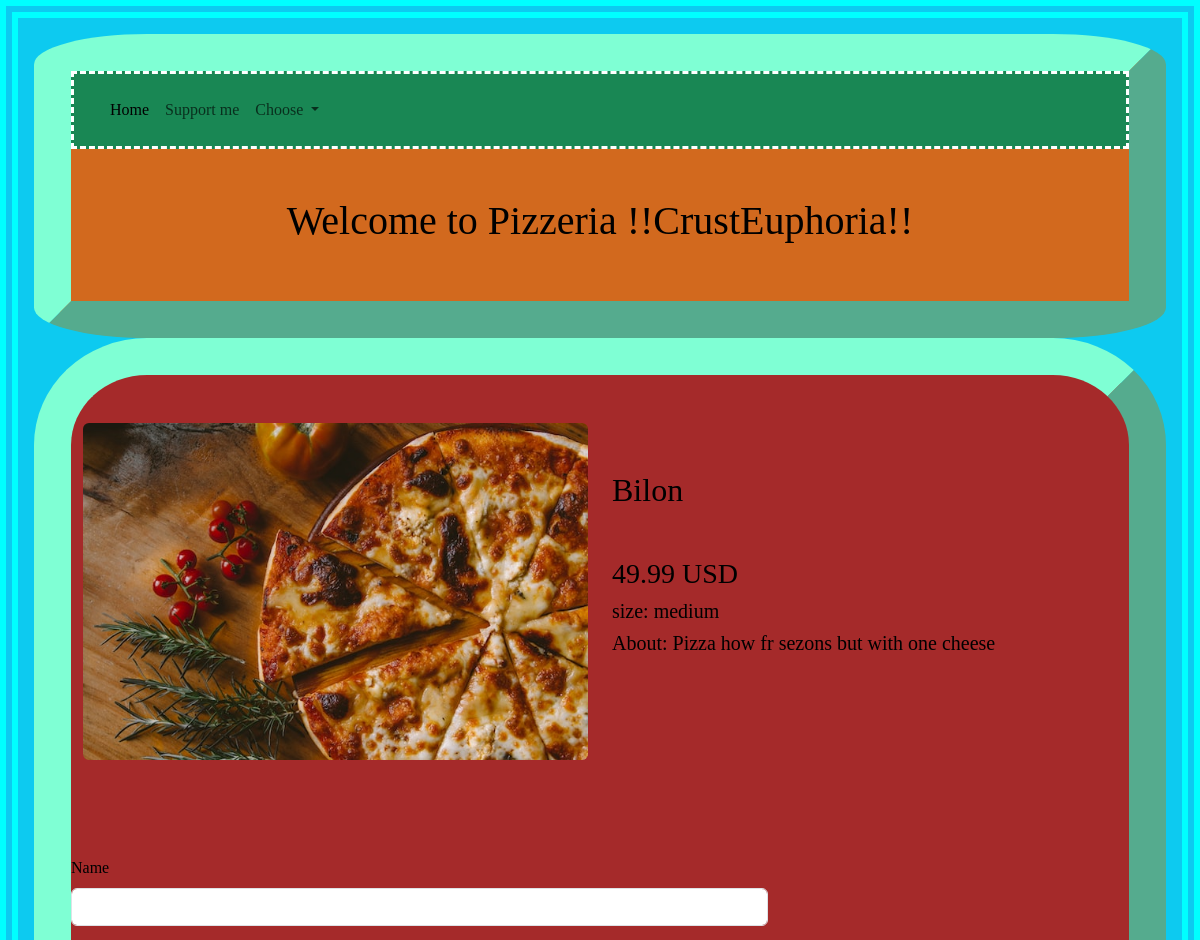
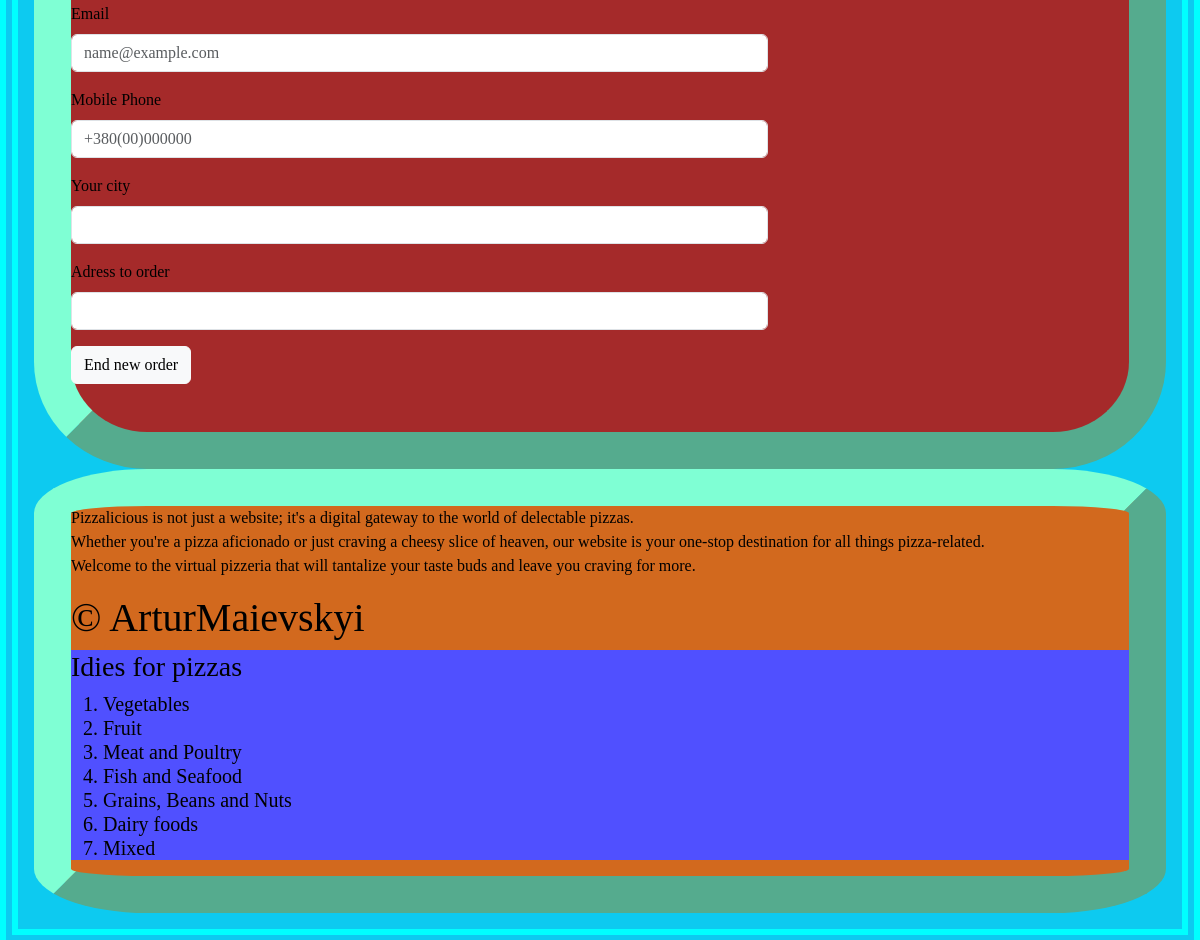
Page /pizza/6/buy on the committed database (2 pictures, top to bottom).
### tables this page shows
CREATE TABLE "pizza" (
	"id"	INTEGER,
	"category_id"	INTEGER NOT NULL,
	"title"	TEXT NOT NULL,
	"description"	TEXT,
	"image"	TEXT,
	"price"	REAL NOT NULL DEFAULT '29.99, 49.99, 79.99',
	"size"	TEXT DEFAULT 'Small, Medium, Large',
	"id_category"	NUMERIC NOT NULL DEFAULT 'None',
	FOREIGN KEY("category_id") REFERENCES "categories"("id"),
	PRIMARY KEY("id")
);

### app.py (the view, shortened to what this page needs)
@app.route("/pizza/<pizza_id>/buy", methods = ["GET", "POST"])
def order_pizza(pizza_id):
    pizza_obj = db_pizzas.get_pizza(pizza_id)
    return render_template('new_order_pizza.html', title="Online Pizzeria", pizza = pizza_obj)

### sql_queries.py (called while the page is built)
    def open_pizzas(self): #функція що відкриває базу даних
        self.conn =sqlite3.connect(self.db_name) # з'єднання з базою даних (БД)
        self.cursor = self.conn.cursor() #курсор (посилання) на БД

    def close_pizzas(self): #функція що закриває базу даних
        self.cursor.close()
        self.conn.close()

    def get_pizza(self, id):
        self.open_pizzas()
        self.cursor.execute("SELECT * FROM pizza WHERE id==(?)", [id])
        data_one_pizza = self.cursor.fetchone()
        self.close_pizzas()
        return data_one_pizza

### templates/new_order_pizza.html
{% extends "base.html" %}
{% block content %}
        <div class="container py-5 one_pizza">
        <div class="row">
            <div class="col-12 col-lg-6">
                <img src="{{ url_for('static', filename='img/' + pizza[4]) }}" alt="picture of pizza" class="rounded img-fluid">
            </div>
                <div class="col-12 col-lg-6">
                    <h2 class="mr-5 ml-5 mb-5 mt-5">{{pizza[2]}}</h2>
                    <h3>{{pizza[5]}} USD</h3>
                    <h5>size: {{pizza[6]}}</h5>
                    <h5>About: {{pizza[3]}}</h5>
                </div>
            </div>
        </div>
        <div class="row">
            <div class="col-12 col-md-8 my-5">
                <form action="" method="post">
                    <div class="mb-3">
                        <label for="exampleFormControlInput1" class="form-label">Name</label>
                        <input required name="name" type="text" class="form-control" id="exampleFormControlInput1">
                    </div>
                    <div class="mb-3">
                        <label for="exampleFormControlInput1" class="form-label">Email</label>
                        <input required name="email" type="email" class="form-control" id="exampleFormControlInput1" placeholder="name@example.com">
                    </div>
                    <div class="mb-3">
                        <label for="exampleFormControlInput1" class="form-label">Mobile Phone</label>
                        <input required name="phone" type="tel" class="form-control" id="exampleFormControlInput1" placeholder="+380(00)000000">
                    </div>
                    <div class="mb-3">
                        <label for="exampleFormControlInput1" class="form-label">Your city</label>
                        <input required name="city" type="text" class="form-control" id="exampleFormControlInput1">
                    </div>
                    <div class="mb-3">
                        <label for="exampleFormControlInput1" class="form-label">Adress to order</label>
                        <input required name="address" type="text" class="form-control" id="exampleFormControlInput1">
                    </div>
                    <button type="submit" class="btn btn-light my-btn">End new order</button>
                </form>
            </div>
        </div>
{% endblock %}

### static/style.css (style rules this page uses)
.all { font-family: 'Gill Sans', 'Gill Sans MT', Calibri, 'Trebuchet MS', sans-serif; font-style: inherit; }

### static/style_one.css (style rules this page uses)
body { border-style: double; border-color: aqua; border-width: 0.5cm; font-family: Georgia, 'Times New Roman', Times, serif; }

### rows in the picture
pizza: image (picture), title "Bilon", price "49.99", size "medium", description "Pizza how fr sezons but with one cheese"
